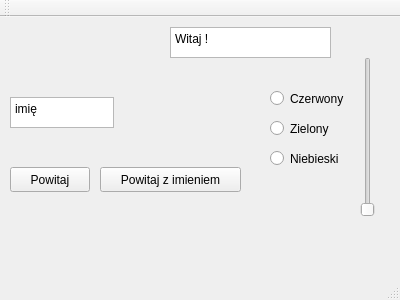
<?xml version="1.0" encoding="UTF-8"?>
<ui version="4.0">
 <class>MainWindow</class>
 <widget class="QMainWindow" name="MainWindow">
  <property name="geometry">
   <rect>
    <x>0</x>
    <y>0</y>
    <width>400</width>
    <height>300</height>
   </rect>
  </property>
  <property name="windowTitle">
   <string>MainWindow</string>
  </property>
  <widget class="QWidget" name="centralWidget">
   <widget class="QTextEdit" name="textEdit">
    <property name="geometry">
     <rect>
      <x>10</x>
      <y>80</y>
      <width>104</width>
      <height>31</height>
     </rect>
    </property>
    <property name="html">
     <string>&lt;!DOCTYPE HTML PUBLIC &quot;-//W3C//DTD HTML 4.0//EN&quot; &quot;http://www.w3.org/TR/REC-html40/strict.dtd&quot;&gt;
&lt;html&gt;&lt;head&gt;&lt;meta name=&quot;qrichtext&quot; content=&quot;1&quot; /&gt;&lt;style type=&quot;text/css&quot;&gt;
p, li { white-space: pre-wrap; }
&lt;/style&gt;&lt;/head&gt;&lt;body style=&quot; font-family:'Noto Sans'; font-size:9pt; font-weight:400; font-style:normal;&quot;&gt;
&lt;p style=&quot; margin-top:0px; margin-bottom:0px; margin-left:0px; margin-right:0px; -qt-block-indent:0; text-indent:0px;&quot;&gt;imię&lt;/p&gt;&lt;/body&gt;&lt;/html&gt;</string>
    </property>
   </widget>
   <widget class="QPushButton" name="pushButton_2">
    <property name="geometry">
     <rect>
      <x>100</x>
      <y>150</y>
      <width>141</width>
      <height>25</height>
     </rect>
    </property>
    <property name="text">
     <string>Powitaj z imieniem</string>
    </property>
   </widget>
   <widget class="QPushButton" name="pushButton_">
    <property name="geometry">
     <rect>
      <x>10</x>
      <y>150</y>
      <width>80</width>
      <height>25</height>
     </rect>
    </property>
    <property name="text">
     <string>Powitaj</string>
    </property>
   </widget>
   <widget class="QTextBrowser" name="textBrowser">
    <property name="geometry">
     <rect>
      <x>170</x>
      <y>10</y>
      <width>161</width>
      <height>31</height>
     </rect>
    </property>
    <property name="html">
     <string>&lt;!DOCTYPE HTML PUBLIC &quot;-//W3C//DTD HTML 4.0//EN&quot; &quot;http://www.w3.org/TR/REC-html40/strict.dtd&quot;&gt;
&lt;html&gt;&lt;head&gt;&lt;meta name=&quot;qrichtext&quot; content=&quot;1&quot; /&gt;&lt;style type=&quot;text/css&quot;&gt;
p, li { white-space: pre-wrap; }
&lt;/style&gt;&lt;/head&gt;&lt;body style=&quot; font-family:'Noto Sans'; font-size:9pt; font-weight:400; font-style:normal;&quot;&gt;
&lt;p style=&quot; margin-top:0px; margin-bottom:0px; margin-left:0px; margin-right:0px; -qt-block-indent:0; text-indent:0px;&quot;&gt;Witaj !&lt;/p&gt;&lt;/body&gt;&lt;/html&gt;</string>
    </property>
   </widget>
   <widget class="QRadioButton" name="radioButton">
    <property name="geometry">
     <rect>
      <x>270</x>
      <y>70</y>
      <width>96</width>
      <height>23</height>
     </rect>
    </property>
    <property name="text">
     <string>Czerwony</string>
    </property>
   </widget>
   <widget class="QRadioButton" name="radioButton_2">
    <property name="geometry">
     <rect>
      <x>270</x>
      <y>100</y>
      <width>96</width>
      <height>23</height>
     </rect>
    </property>
    <property name="text">
     <string>Zielony</string>
    </property>
   </widget>
   <widget class="QRadioButton" name="radioButton_3">
    <property name="geometry">
     <rect>
      <x>270</x>
      <y>130</y>
      <width>96</width>
      <height>23</height>
     </rect>
    </property>
    <property name="text">
     <string>Niebieski</string>
    </property>
   </widget>
   <widget class="QSlider" name="verticalSlider">
    <property name="geometry">
     <rect>
      <x>360</x>
      <y>40</y>
      <width>16</width>
      <height>160</height>
     </rect>
    </property>
    <property name="orientation">
     <enum>Qt::Vertical</enum>
    </property>
   </widget>
  </widget>
  <widget class="QMenuBar" name="menuBar">
   <property name="geometry">
    <rect>
     <x>0</x>
     <y>0</y>
     <width>400</width>
     <height>22</height>
    </rect>
   </property>
  </widget>
  <widget class="QToolBar" name="mainToolBar">
   <attribute name="toolBarArea">
    <enum>TopToolBarArea</enum>
   </attribute>
   <attribute name="toolBarBreak">
    <bool>false</bool>
   </attribute>
  </widget>
  <widget class="QStatusBar" name="statusBar"/>
 </widget>
 <layoutdefault spacing="6" margin="11"/>
 <resources/>
 <connections/>
</ui>
